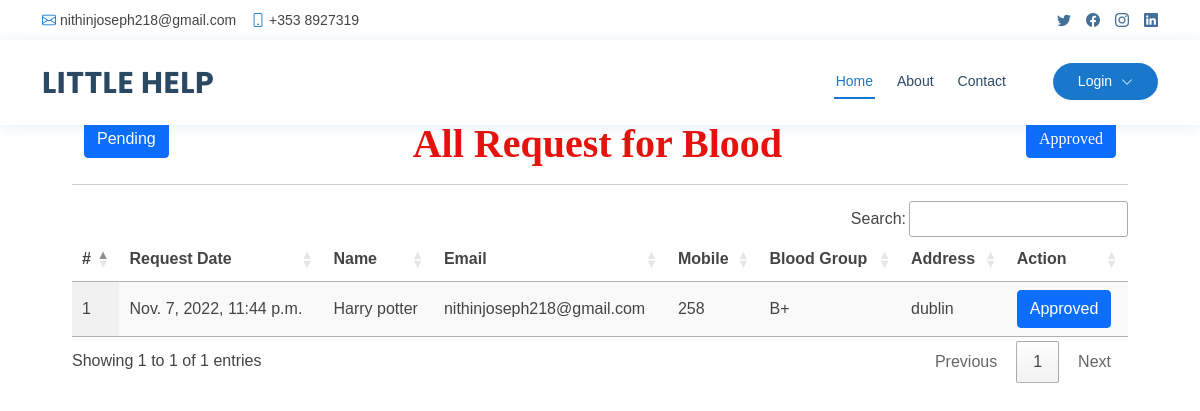
The page /request_blood on the database its author committed.
### blood_app/models.py (models this page shows, shortened)
class Blood_Donation(models.Model):
    status = models.CharField(max_length=100, null=True, blank=True)
    user = models.ForeignKey(UserProfile, on_delete=models.CASCADE, null=True, blank=True)
    blood_group = models.ForeignKey(Category, on_delete=models.CASCADE, null=True, blank=True)
    place = models.CharField(max_length=100, null=True, blank=True)
    purpose = models.CharField(max_length=100, null=True, blank=True)
    created = models.DateTimeField(auto_now=True,null=True)
    active = models.BooleanField(null=True, blank=True, default=False)

class UserProfile(models.Model):
    user = models.ForeignKey(User, on_delete=models.CASCADE, null=True)
    contact = models.CharField(max_length=100, null=True)
    address = models.CharField(max_length=100, null=True)
    blood_group = models.ForeignKey(Category, on_delete=models.CASCADE, null=True, blank=True)
    dob = models.DateField(null=True)
    image = models.FileField(null=True)

class Category(models.Model):
    name = models.CharField(max_length=100, null=True, blank=True)
    def __str__(self):
        return self.name

### blood_app/views.py (the view)
# urls.py: path('request_blood', request_blood, name='request_blood'),
def request_blood(request):
    mydata = request.GET.get('action',0)
    data = Blood_Donation.objects.filter(purpose="Request for Blood")
    if mydata:
        data = data.filter(status=mydata)
    return render(request, 'request_blood.html', {'data':data})

### blood_app/templates/request_blood.html (shortened to what this page needs)
{% extends 'index.html' %}
{% load static %}
{% block body %}
<div class="container-fluid" style="width:90%;margin-top:10%">
                    <div class="container-fluid">
                          <a href="/request_blood?action=Pending">
                            <button type="button" class="btn btn-primary pull-left">Pending</button>
                          </a>
                          <h1 align="center" style="font-weight:bold;font-family : 'Monotype Corsiva' ; color : #E6120E ;margin-top:4%">
                            {% if request.GET.action %} {{request.GET.action}} {% else %} All{% endif %} Request for Blood
                          <a href="/request_blood?action=Approved">
                            <button type="button" class="btn btn-primary pull-right">Approved</button>
                          </a>
                        </h1>
                         </div><hr>
                                <table id="example" class="display" style="width:100%">
                                  <thead>
                                    <tr>
                                      <th>#</th>
                                      <th>Request Date</th>
                                      <th>Name</th>
                                      <th>Email</th>
                                      <th>Mobile</th>
                                      <th>Blood Group</th>
                                      <th>Address</th>
                                      <th>Action</th>
                                  </tr>
                              </thead>
                              <tbody>
                              {% for i in data %}
                                <tr>
                                  <td>{{forloop.counter}}</td>
                                  <td>{{i.created}}</td>
                                  <td>{{i.user.user.first_name}} {{i.user.user.last_name}}</td>
                                  <td>{{i.user.user.email}}</td>
                                  <td>{{i.user.contact}}</td>
                                  <td>{{i.blood_group}}</td>
                                  <td>{{i.place}}</td>
                                  <td>
                                    <a href="/change_status/{{i.id}}/?data={{request.get_full_path}}">
                                      <button type="button" class="btn btn-primary">{% if i.status == "Approved" %}Approved{% else %}Pending{% endif %}</button>
                                    </a>
                                  </td>
                              </tr>
                              {% endfor %}
                          </tbody>
                      </table>
                  </div>
{% endblock %}

### blood_app/static/css/style.css (style rules this page uses)
body { font-family: "Open Sans", sans-serif; color: #444444; }
a { color: #1977cc; text-decoration: none; }
h1, h2, h3, h4, h5, h6 { font-family: "Raleway", sans-serif; }

### blood_app/templates/request_blood.html (style rules this page uses)
body { font-family: Arial, Helvetica, sans-serif; }

### rows shown on the page
Blood_Donation: created "Nov. 7, 2022, 11:44 p.m.", user.user.first_name "Harry", user.user.last_name "potter", user.user.email "nithinjoseph218@gmail.com", user.contact "258", blood_group "B+", place "dublin", status "Approved"
